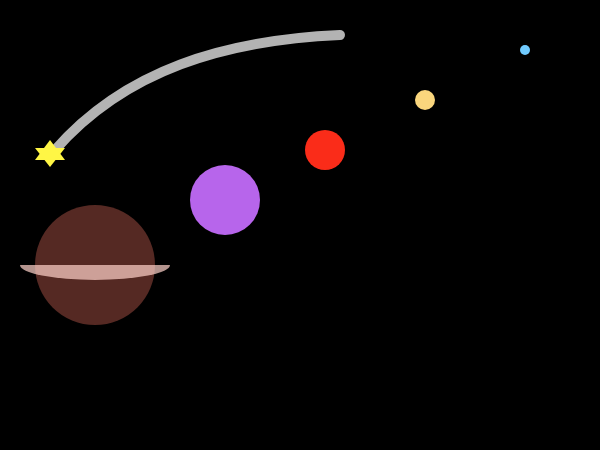
Frame 1 (no input)
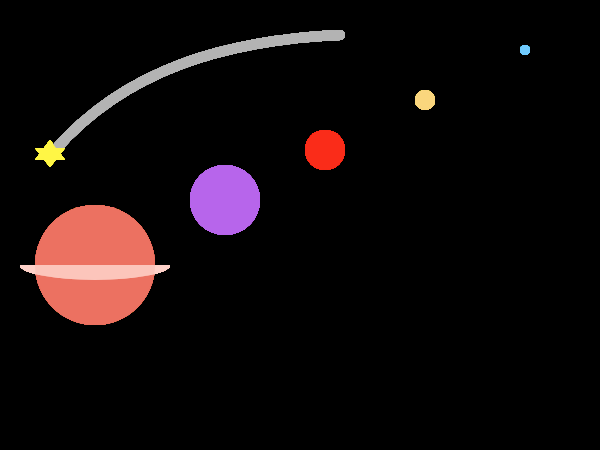
Frame 60 (no input)
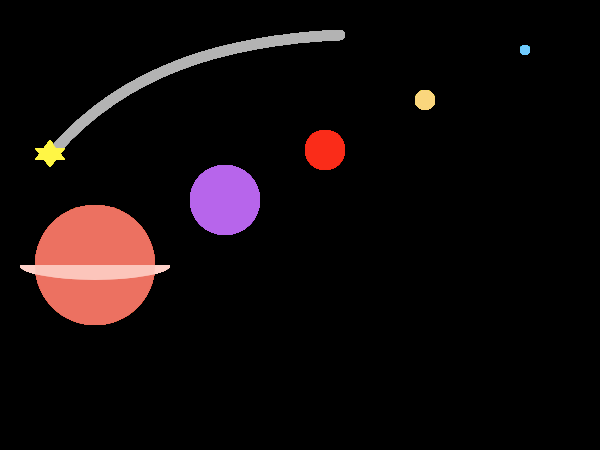
Frame 120 (the mouse pressed at the canvas centre since frame 60)

The p5.js sketch that drew these frames (run headless with seeded random() and noise() and a simulated clock; from frame 60 on, the mouse is pressed at the canvas centre):

// p5.js sketch
// ── sketch.js
function setup() {
  createCanvas(600, 450);
  background(0);
}

function draw() {
  noStroke();
  colorMode(RGB);
  fill(235, 114, 97, 92);
  circle(95, 265, 120, 120);
  fill(255, 210, 201, 180);
  arc(95, 265, 150, 30, 0, PI);

  fill('#B765EB');
  circle(225, 200, 70, 70);

  colorMode(HSB);
  fill(5, 90, 98, 40);
  circle(325, 150, 40, 40);

  fill(43, 50, 98, 20);
  circle(425, 100, 20, 20);

  fill(202, 56, 100, 10);
  circle(525, 50, 10, 10);

  push();
  stroke(70);
  strokeWeight(10);
  noFill();
  bezier(55, 150, 125, 70, 225, 40, 340, 35);
  pop();

  fill(57, 73, 100, 50);
  triangle(35, 160, 50, 140, 65, 160);
  triangle(35, 148, 50, 167, 65, 148);

}
